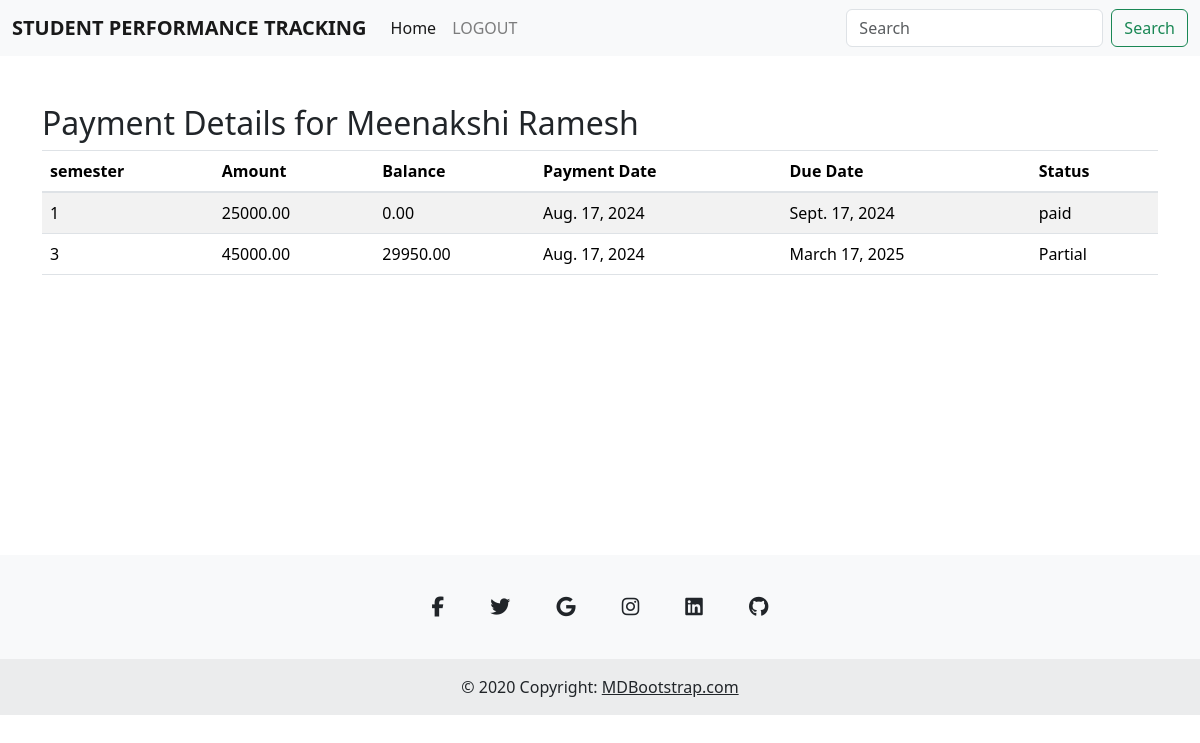
The page /Student/view_student_payments/ (signed in) on the database its author committed.
### faculty/models.py (models this page shows)
class Student(models.Model):
    name =models.CharField(max_length=100)
    age = models.IntegerField()
    dob = models.DateField()
    address = models.TextField()
    email = models.EmailField(unique=True)
    image = models.ImageField(upload_to='student_images/')
    parent_name = models.CharField(max_length=100)
    password = models.CharField(max_length=100)

class Semester(models.Model):
    semester_name = models.CharField(max_length=100)

### Administrator/models.py (models this page shows)
class Payment(models.Model):
    student = models.ForeignKey(Student, on_delete=models.CASCADE)
    sem = models.ForeignKey(Semester, on_delete=models.CASCADE)
    amount = models.DecimalField(max_digits=10, decimal_places=2)
    Paid_amount = models.DecimalField(max_digits=10, decimal_places=2, default=0.00)
    payment_date = models.DateField(auto_now_add=True)
    payment_due_date = models.DateField()
    status = models.CharField(max_length=20, default='Pending')

### Student/views.py (the view)
# urls.py: path('view_student_payments/', views.view_student_payments, name='view_student_payments'),
def view_student_payments(request):
    student_id = request.session.get('sid')
    if student_id:
        student = Student.objects.get(id=student_id)
        payments = Payment.objects.filter(student=student)
        for payment in payments:
            payment.balance = payment.amount - payment.Paid_amount
        return render(request, 'Student/view_payments.html', {'student': student, 'payments': payments})
    else:
        return redirect('Student:Login')

### Student/templates/Student/view_payments.html (shortened to what this page needs)
<!DOCTYPE html>
<html lang="en">
<head>
    <link href="https://stackpath.bootstrapcdn.com/bootstrap/4.5.2/css/bootstrap.min.css" rel="stylesheet">
    <link href="https://cdn.jsdelivr.net/npm/bootstrap@5.3.3/dist/css/bootstrap.min.css" rel="stylesheet"
>
</head>
<body>
      <nav class="navbar navbar-expand-lg navbar-light bg-light">
        <div class="container-fluid">
            <a class="navbar-brand" href="{% url 'Student:Student_home' %}"><b>STUDENT PERFORMANCE TRACKING</b> </a>
            <div class="collapse navbar-collapse" id="navbarScroll">
                <ul class="navbar-nav me-auto my-2 my-lg-0 navbar-nav-scroll" style="--bs-scroll-height: 100px;">
                    <li class="nav-item">
                        <a class="nav-link active" aria-current="page" href="{% url 'Student:Student_home'%}">Home</a>
                    </li>
                    <li class="nav-item">
                        <a class="nav-link" href="{% url 'Administrator:index' %}">LOGOUT</a>
                    </li>
                        </ul>
                <form class="d-flex">
                    <input class="form-control me-2" type="search" placeholder="Search" aria-label="Search">
                    <button class="btn btn-outline-success" type="submit">Search</button>
                </form>
            </div>
        </div>
    </nav>
<div class="container mt-5">
    <h2>Payment Details for {{ student.name }}</h2>
    <table class="table table-striped">
        <thead>
            <tr>
                <th>semester</th>
                <th>Amount</th>
                <th>Balance</th>
                <th>Payment Date</th>
                <th>Due Date</th>
                <th>Status</th>
            </tr>
        </thead>
        <tbody>
            {% for payment in payments %}
            <tr>
                <td>{{ payment.sem.semester_name }}</td>
                <td>{{ payment.amount }}</td>
                <td>{{ payment.balance|floatformat:2 }}</td>
                <td>{{ payment.payment_date }}</td>
                <td>{{ payment.payment_due_date }}</td>
                <td>{{ payment.status }}</td>
            </tr>
            {% endfor %}
        </tbody>
    </table>
</div>
<br>
<br>
<br>
<br>
<br>
<br>
<br>
<br>
<br>
<br>
<br>
<footer class="text-center bg-body-tertiary">
    <div class="container pt-4">
      <section class="mb-4">
        <a
          data-mdb-ripple-init
          class="btn btn-link btn-floating btn-lg text-body m-1"
          href="#!"
          role="button"
          data-mdb-ripple-color="dark"
          ><i class="fab fa-facebook-f"></i
        ></a>
        <a
          data-mdb-ripple-init
          class="btn btn-link btn-floating btn-lg text-body m-1"
          href="#!"
          role="button"
          data-mdb-ripple-color="dark"
          ><i class="fab fa-twitter"></i
        ></a>
        <a
          data-mdb-ripple-init
          class="btn btn-link btn-floating btn-lg text-body m-1"
          href="#!"
          role="button"
          data-mdb-ripple-color="dark"
          ><i class="fab fa-google"></i
        ></a>
        <a
          data-mdb-ripple-init
          class="btn btn-link btn-floating btn-lg text-body m-1"
          href="#!"
          role="button"
          data-mdb-ripple-color="dark"
          ><i class="fab fa-instagram"></i
        ></a>
        <a
          data-mdb-ripple-init
          class="btn btn-link btn-floating btn-lg text-body m-1"
          href="#!"
          role="button"
          data-mdb-ripple-color="dark"
          ><i class="fab fa-linkedin"></i
        ></a>
        <a
          data-mdb-ripple-init
          class="btn btn-link btn-floating btn-lg text-body m-1"
          href="#!"
          role="button"
          data-mdb-ripple-color="dark"
          ><i class="fab fa-github"></i
        ></a>
      </section>
    </div>
    <div class="text-center p-3" style="background-color: rgba(0, 0, 0, 0.05);">
      © 2020 Copyright:
      <a class="text-body" href="https://mdbootstrap.com/">MDBootstrap.com</a>
    </div>
  </footer>
</body>
</html>

### rows shown on the page
Student: name "Meenakshi Ramesh"
Payment: sem.semester_name "1", amount "25000.00", balance "0.00", payment_date "Aug. 17, 2024", payment_due_date "Sept. 17, 2024", status "paid"
Payment: sem.semester_name "3", amount "45000.00", balance "29950.00", payment_date "Aug. 17, 2024", payment_due_date "March 17, 2025", status "Partial"
